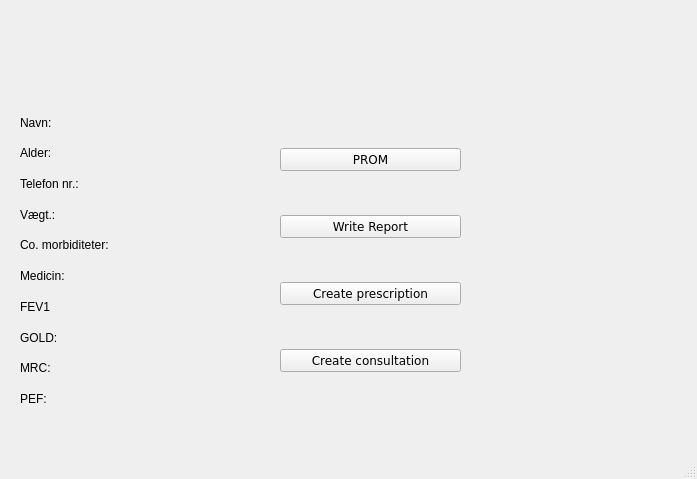
<?xml version="1.0" encoding="UTF-8"?>
<ui version="4.0">
 <class>MainWindow</class>
 <widget class="QMainWindow" name="MainWindow">
  <property name="geometry">
   <rect>
    <x>0</x>
    <y>0</y>
    <width>697</width>
    <height>479</height>
   </rect>
  </property>
  <property name="windowTitle">
   <string>MainWindow</string>
  </property>
  <widget class="QWidget" name="centralwidget">
   <widget class="QWidget" name="gridLayoutWidget">
    <property name="geometry">
     <rect>
      <x>280</x>
      <y>110</y>
      <width>181</width>
      <height>301</height>
     </rect>
    </property>
    <layout class="QGridLayout" name="gridLayout">
     <item row="4" column="0">
      <widget class="QPushButton" name="pushButton_2">
       <property name="font">
        <font>
         <family>Verdana</family>
        </font>
       </property>
       <property name="text">
        <string>Create consultation</string>
       </property>
      </widget>
     </item>
     <item row="2" column="0">
      <widget class="QPushButton" name="pushButton_4">
       <property name="font">
        <font>
         <family>Verdana</family>
        </font>
       </property>
       <property name="text">
        <string>Write Report</string>
       </property>
      </widget>
     </item>
     <item row="3" column="0">
      <widget class="QPushButton" name="pushButton_3">
       <property name="font">
        <font>
         <family>Verdana</family>
        </font>
       </property>
       <property name="text">
        <string>Create prescription</string>
       </property>
      </widget>
     </item>
     <item row="1" column="0">
      <widget class="QPushButton" name="pushButton">
       <property name="font">
        <font>
         <family>Verdana</family>
        </font>
       </property>
       <property name="text">
        <string>PROM</string>
       </property>
      </widget>
     </item>
    </layout>
   </widget>
   <widget class="QLabel" name="label">
    <property name="geometry">
     <rect>
      <x>50</x>
      <y>10</y>
      <width>91</width>
      <height>91</height>
     </rect>
    </property>
    <property name="text">
     <string/>
    </property>
    <property name="pixmap">
     <pixmap>blank-profile-picture-973460_960_720 kopi.png</pixmap>
    </property>
   </widget>
   <widget class="QWidget" name="verticalLayoutWidget">
    <property name="geometry">
     <rect>
      <x>20</x>
      <y>110</y>
      <width>160</width>
      <height>301</height>
     </rect>
    </property>
    <layout class="QVBoxLayout" name="verticalLayout">
     <item>
      <widget class="QLabel" name="label_7">
       <property name="text">
        <string>Navn:</string>
       </property>
      </widget>
     </item>
     <item>
      <widget class="QLabel" name="label_2">
       <property name="text">
        <string>Alder: </string>
       </property>
      </widget>
     </item>
     <item>
      <widget class="QLabel" name="label_4">
       <property name="text">
        <string>Telefon nr.: </string>
       </property>
      </widget>
     </item>
     <item>
      <widget class="QLabel" name="label_6">
       <property name="text">
        <string>Vægt.: </string>
       </property>
      </widget>
     </item>
     <item>
      <widget class="QLabel" name="label_8">
       <property name="text">
        <string>Co. morbiditeter:</string>
       </property>
      </widget>
     </item>
     <item>
      <widget class="QLabel" name="label_10">
       <property name="text">
        <string>Medicin:</string>
       </property>
      </widget>
     </item>
     <item>
      <widget class="QLabel" name="label_5">
       <property name="text">
        <string>FEV1</string>
       </property>
      </widget>
     </item>
     <item>
      <widget class="QLabel" name="label_9">
       <property name="text">
        <string>GOLD:</string>
       </property>
      </widget>
     </item>
     <item>
      <widget class="QLabel" name="label_11">
       <property name="text">
        <string>MRC:</string>
       </property>
      </widget>
     </item>
     <item>
      <widget class="QLabel" name="label_3">
       <property name="text">
        <string>PEF:</string>
       </property>
      </widget>
     </item>
    </layout>
   </widget>
  </widget>
  <widget class="QMenuBar" name="menubar">
   <property name="geometry">
    <rect>
     <x>0</x>
     <y>0</y>
     <width>697</width>
     <height>37</height>
    </rect>
   </property>
  </widget>
  <widget class="QStatusBar" name="statusbar"/>
 </widget>
 <resources/>
 <connections/>
</ui>
